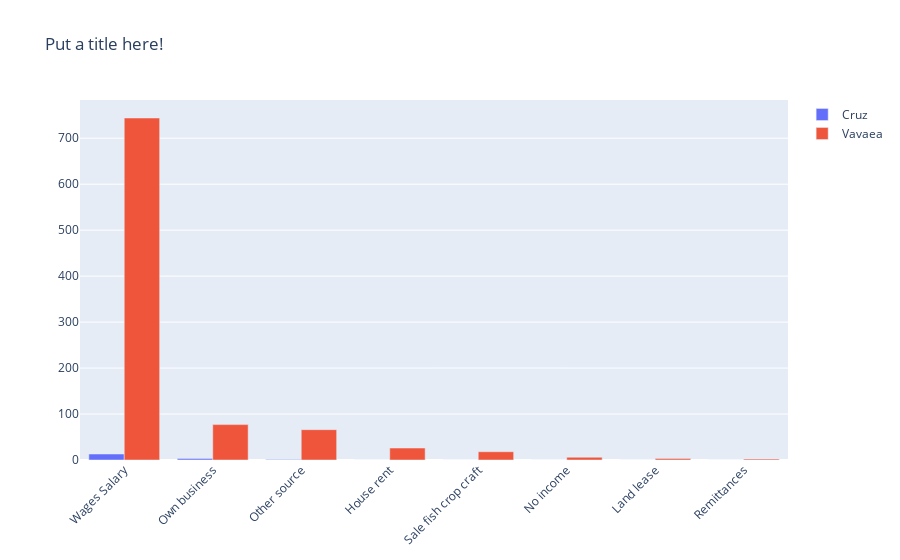

Notebook code for this chart:
### Code cell
gen_bar_plot(sol_geo, 'Ward', "Main source of household income in last 12 months", 'Wages Salary', ['Cruz', 'Vavaea'],)

### Figure 1 — Plotly figure (JSON) as saved in the notebook; plotly's stock layout.template omitted (floating-point values rounded to 4 significant figures)
{"data": [{"name": "Cruz", "type": "bar", "x": ["No income", "Wages Salary", "Own business", "Sale fish crop craft", "Land lease", "House rent", "Remittances", "Other source"], "y": [0, 13, 3, 0, 0, 0, 0, 1]}, {"name": "Vavaea", "type": "bar", "x": ["No income", "Wages Salary", "Own business", "Sale fish crop craft", "Land lease", "House rent", "Remittances", "Other source"], "y": [6, 744, 77, 18, 3, 26, 2, 66]}], "layout": {"barmode": "group", "title": {"text": "Put a title here!"}, "xaxis": {"categoryorder": "total descending", "tickangle": -45}}}
